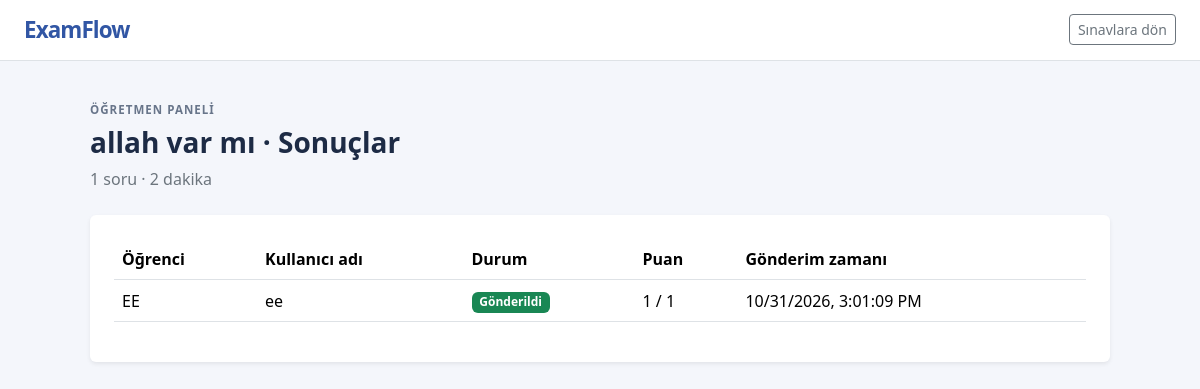
Page /teacher/exams/1/results (signed in) on the committed database.
### examflow/models.py (models this page shows, shortened)
class Exam(db.Model):
    __tablename__ = "exams"
    __table_args__ = (
        CheckConstraint(
            "duration_minutes BETWEEN 1 AND 480",
            name="ck_exams_duration",
        ),
    )
    id = db.Column(db.Integer, primary_key=True)
    teacher_id = db.Column(db.Integer, db.ForeignKey("users.id"), nullable=False)
    title = db.Column(db.String(120), nullable=False)
    starts_at = db.Column(db.DateTime, nullable=False)
    duration_minutes = db.Column(db.Integer, nullable=False)
    created_at = db.Column(db.DateTime, nullable=False)
    exam_questions = db.relationship(
        "ExamQuestion",
        backref="exam",
        cascade="all, delete-orphan",
        order_by="ExamQuestion.position",
    )
    assignments = db.relationship(
        "ExamAssignment",
        backref="exam",
        cascade="all, delete-orphan",
    )

class ExamAssignment(db.Model):
    __tablename__ = "exam_assignments"
    __table_args__ = (
        UniqueConstraint("exam_id", "student_id", name="uq_exam_student"),
    )
    id = db.Column(db.Integer, primary_key=True)
    exam_id = db.Column(db.Integer, db.ForeignKey("exams.id"), nullable=False)
    student_id = db.Column(db.Integer, db.ForeignKey("users.id"), nullable=False)
    submitted_at = db.Column(db.DateTime)
    score = db.Column(db.Integer)
    student = db.relationship("User")
    answers = db.relationship(
        "StudentAnswer",
        backref="assignment",
        cascade="all, delete-orphan",
    )

class User(UserMixin, db.Model):
    __tablename__ = "users"
    __table_args__ = (
        CheckConstraint(
            "role IN ('teacher', 'student')",
            name="ck_users_role",
        ),
    )
    id = db.Column(db.Integer, primary_key=True)
    username = db.Column(db.String(80), unique=True, nullable=False)
    full_name = db.Column(db.String(120), nullable=False)
    password_hash = db.Column(db.String(255), nullable=False)
    role = db.Column(db.String(20), nullable=False)

### examflow/teacher/routes.py (the view)
@teacher_bp.route("/exams/<int:exam_id>/results")
@roles_required("teacher")
def exam_results(exam_id):
    exam = Exam.query.filter_by(
        id=exam_id,
        teacher_id=current_user.id,
    ).first_or_404()
    assignments = (
        ExamAssignment.query.filter_by(exam_id=exam.id)
        .join(User, ExamAssignment.student_id == User.id)
        .order_by(User.full_name)
        .all()
    )
    return render_template(
        "teacher/results.html",
        exam=exam,
        assignments=assignments,
        now=_utc_now(),
        ends_at=exam.starts_at + timedelta(minutes=exam.duration_minutes),
    )

### examflow/models.py (called while the page is built)
@login_manager.user_loader
def load_user(user_id):
    try:
        user_id = int(user_id)
    except (TypeError, ValueError):
        return None
    return db.session.get(User, user_id)

### examflow/teacher/routes.py (called while the page is built)
def _utc_now():
    return datetime.now(timezone.utc).replace(tzinfo=None)

### templates/teacher/results.html (shortened to what this page needs)
{% extends "base.html" %}
{% block body %}
<nav class="navbar bg-white border-bottom">
    <div class="container-fluid px-4">
        <a class="navbar-brand brand-mark" href="{{ url_for('teacher.dashboard') }}">ExamFlow</a>
        <a class="btn btn-outline-secondary btn-sm" href="{{ url_for('teacher.exams') }}">Sınavlara dön</a>
    </div>
</nav>
<main class="dashboard-content mx-auto">
    <p class="eyebrow mb-2">ÖĞRETMEN PANELİ</p>
    <h1 class="h3 fw-semibold">{{ exam.title }} · Sonuçlar</h1>
    <p class="text-secondary mt-2">{{ exam.exam_questions|length }} soru · {{ exam.duration_minutes }} dakika</p>
    <section class="card border-0 shadow-sm mt-4">
        <div class="card-body p-4">
            <div class="table-responsive">
                <table class="table align-middle">
                    <thead><tr><th>Öğrenci</th><th>Kullanıcı adı</th><th>Durum</th><th>Puan</th><th>Gönderim zamanı</th></tr></thead>
                    <tbody>
                        {% for assignment in assignments %}
                            <tr>
                                <td>{{ assignment.student.full_name }}</td>
                                <td>{{ assignment.student.username }}</td>
                                {% if assignment.submitted_at %}
                                    <td><span class="badge text-bg-success">Gönderildi</span></td>
                                    <td>{{ assignment.score }} / {{ exam.exam_questions|length }}</td>
                                    <td><time class="local-time" data-utc="{{ assignment.submitted_at.isoformat() }}Z">{{ assignment.submitted_at.strftime('%Y-%m-%d %H:%M') }} UTC</time></td>
                                {% elif now < exam.starts_at %}
                                    <td><span class="badge text-bg-light">Bekliyor</span></td><td>—</td><td>—</td>
                                {% elif now < ends_at %}
                                    <td><span class="badge text-bg-primary">Devam ediyor</span></td><td>—</td><td>—</td>
                                {% else %}
                                    <td><span class="badge text-bg-secondary">Süre doldu</span></td><td>0 / {{ exam.exam_questions|length }}</td><td>—</td>
                                {% endif %}
                            </tr>
                        {% else %}
                            <tr><td colspan="5" class="text-secondary">Bu sınava öğrenci atanmamış.</td></tr>
                        {% endfor %}
                    </tbody>
                </table>
            </div>
        </div>
    </section>
</main>
{% endblock %}

### static/css/app.css (style rules this page uses)
:root { --examflow-ink: #1d2b45; --examflow-muted: #68758a; --examflow-blue: #3156a4; --examflow-background: #f4f6fb; }
body { min-height: 100vh; color: var(--examflow-ink); background: var(--examflow-background); }
.brand-mark { color: var(--examflow-blue); font-size: 1.4rem; font-weight: 700; letter-spacing: -0.04em; text-decoration: none; }
.sidebar-label, .eyebrow { color: var(--examflow-muted); font-size: 0.72rem; font-weight: 700; letter-spacing: 0.09em; }
.dashboard-content { width: min(100%, 1100px); padding: 2.5rem; }

### rows in the picture
Exam: title "allah var mı", duration_minutes "2"
ExamAssignment: student.full_name "EE", student.username "ee", score "1", exam_questions|length "1"

### other values in the picture
{{ exam.exam_questions|length }} "1"
